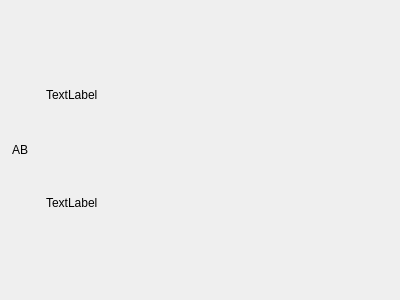
<?xml version="1.0" encoding="UTF-8"?>
<ui version="4.0">
 <class>ContactCard</class>
 <widget class="QWidget" name="ChatCard">
  <property name="geometry">
   <rect>
    <x>0</x>
    <y>0</y>
    <width>400</width>
    <height>300</height>
   </rect>
  </property>
  <property name="sizePolicy">
   <sizepolicy hsizetype="Fixed" vsizetype="Fixed">
    <horstretch>0</horstretch>
    <verstretch>0</verstretch>
   </sizepolicy>
  </property>
  <property name="windowTitle">
   <string>Form</string>
  </property>
  <layout class="QHBoxLayout" name="horizontalLayout">
   <property name="leftMargin">
    <number>0</number>
   </property>
   <property name="topMargin">
    <number>0</number>
   </property>
   <property name="rightMargin">
    <number>0</number>
   </property>
   <property name="bottomMargin">
    <number>0</number>
   </property>
   <item>
    <widget class="QLabel" name="ContactAvatar">
     <property name="minimumSize">
      <size>
       <width>40</width>
       <height>40</height>
      </size>
     </property>
     <property name="maximumSize">
      <size>
       <width>40</width>
       <height>40</height>
      </size>
     </property>
     <property name="text">
      <string>AB</string>
     </property>
     <property name="alignment">
      <set>Qt::AlignCenter</set>
     </property>
    </widget>
   </item>
   <item>
    <layout class="QVBoxLayout" name="verticalLayout">
     <item>
      <widget class="QLabel" name="ChatNameLabel">
       <property name="sizePolicy">
        <sizepolicy hsizetype="Preferred" vsizetype="Fixed">
         <horstretch>0</horstretch>
         <verstretch>0</verstretch>
        </sizepolicy>
       </property>
       <property name="text">
        <string>TextLabel</string>
       </property>
      </widget>
     </item>
     <item>
      <widget class="QLabel" name="ChatLastMessageLabel">
       <property name="sizePolicy">
        <sizepolicy hsizetype="Preferred" vsizetype="Fixed">
         <horstretch>0</horstretch>
         <verstretch>0</verstretch>
        </sizepolicy>
       </property>
       <property name="text">
        <string>TextLabel</string>
       </property>
      </widget>
     </item>
    </layout>
   </item>
  </layout>
 </widget>
 <resources/>
 <connections/>
</ui>
